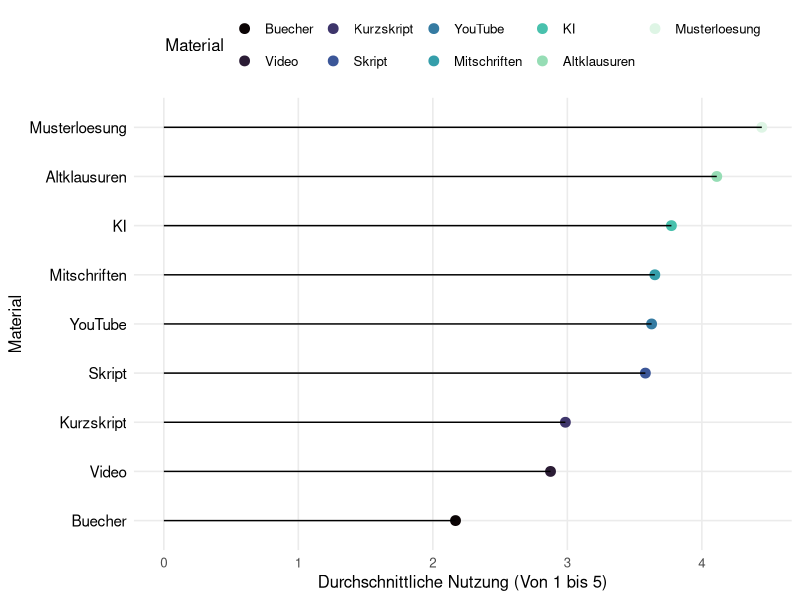
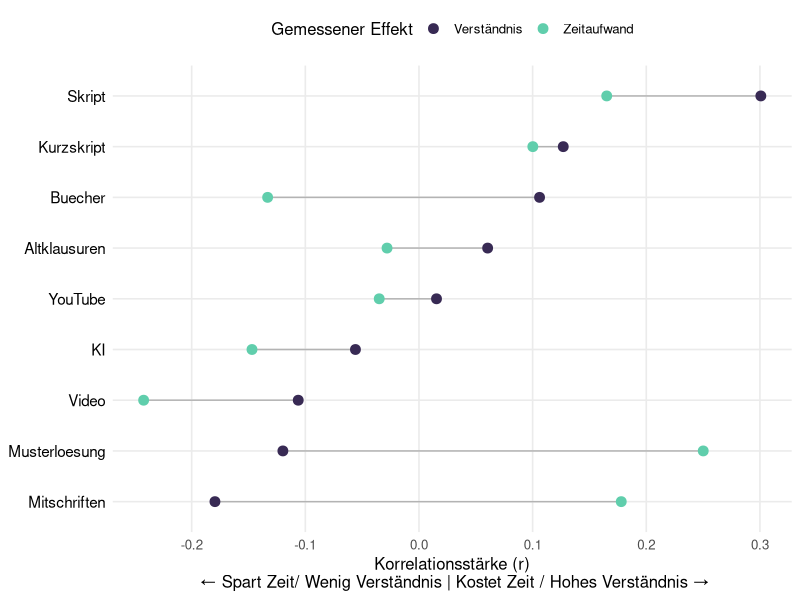
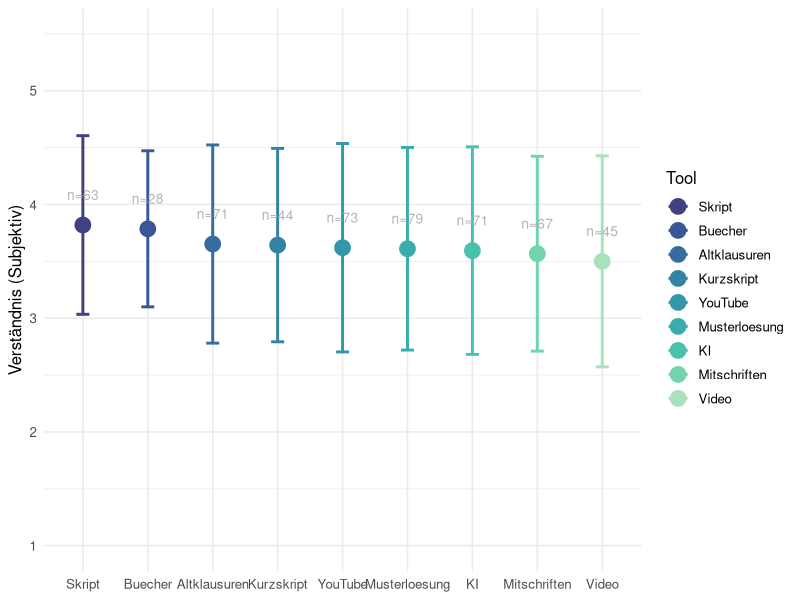
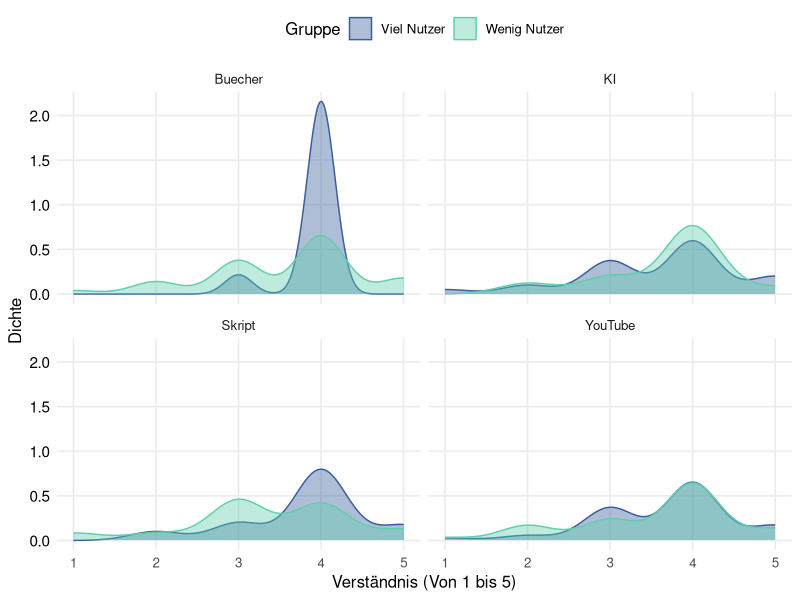

Reproduce these figures in R, in order. (Note: this script raises an error after producing the figures.)

#Library installieren 
library(tidyverse)

#Reinladen der Umfrage ins global Enviorment
survey.data <- read.csv("results-survey_cleaned.csv")

#Frage/Plot 1 - Ein abbild zeigen von dem was wir eigentlich grade Nutzen
#Die Idee hinter diesem Plot ist für die Analyse dann um den Roten Faden zu halten erstmal zu zeigen was 
#die Studenten eigentlich Nutzen, damit wir nachher Zeigen können das obwohl KI und Digitale Lernmittel
#häufig genutzt werden sie nicht mit einer erfahrung

#Wir extrahieren die passenden Informationen aus unserer Umfrage für unseren Plot
plot.1.data <- survey.data %>%
  #Wir wählen uns die wichtigen Daten aus der Befragung aus (Hier: Die Daten zur Nutzung)
  select(starts_with("Nutzung")) %>%
  #Wir fassen alles zusammen indem wir den Durschnitt für alle mittel ausrechnen und fehlende Werte entfernen
  summarise(across(everything(), mean, na.rm = TRUE)) %>%
  #Wir Formen unser Material um damit wir das ganze mit ggplot vernünftig erstellen 
  #können und bennen Material und den Score richtig um 
  pivot_longer(everything(), names_to = "Material", values_to = "Score") %>%
  #Wir entfernen von den Spalten die bleibsel der csv Datei und Sortieren
  #es so das zuerst die Materialspalte und dann die Scorespalte kommt
  mutate(
    Material = str_remove_all(Material, "Nutzung_|_Num"),
    Material = fct_reorder(Material, Score)
  )

#Wir erstellen unseren Plot für das erste Thema 
ggplot(plot.1.data, aes(x = Score, y = Material)) +
  #Wir erstellen einen kleinen Punkt an der Spitze der Nutzung
  geom_point(size = 3, aes(color = Material)) +
  #Wir zeichnen eine Linie die bis zu dem eben gezeichneten Punkt geht 
  geom_segment(aes(
    x = 0,
    xend = Score,
    y = Material,
    yend = Material
  )) +
  #Hinzufügen von Achsenbeschriftungen
  labs(x = "Durchschnittliche Nutzung (Von 1 bis 5)",
       y = "Material") +
  #Minimal Theme und Farbpallete für Optik vom Plots
  theme_minimal(base_size = 12) +
  theme(
    legend.position = "top", 
    panel.grid.minor = element_blank(),
    plot.title = element_text(face = "bold", size = 16), 
    axis.text.y = element_text(color = "black", size = 11)
  ) +
  scale_color_viridis_d(option = "mako") 

#Frage/Plot 2 - Zeigen das viele Studenten sich Zeitersparnis beim Studium wünschen

#Um für diese Frage einen guten Plot zu erstellen müssen wir uns erstmal
#anschauen wie Zeitaufwand und Material Korrelieren

cor.time <- survey.data %>%
  summarise(across( 
    starts_with("Nutzung"), #Für alle Spalten die mit "Nutzung" anfangen in der csv
    ~ cor(.x, Effekt_Zeitaufwand_Num, use = "complete.obs") #Berechnen wir die Korrelation mit dem Zeitaufwand
  )) %>%
  #Wir beschriften unsere Zeilen wieder um und formen sie in lange Reihen um
  pivot_longer(everything(), names_to = "Material", values_to = "Zeit.Effekt")

#jetzt bauen wir diese Korrelationswerte auch für den zusammenhang mit dem Verständnis zusammen

cor.understanding <- survey.data %>%
  summarise(across( 
    starts_with("Nutzung"), #Wir nehmen uns wieder alle Nutzungsspalten
    ~ cor(.x, Qualitaet_Verstehen_Num, use = "complete.obs") #Berechnen nur diesesmal die Korrelation mit dem Verständnis
  )) %>%
  
  #Wir beschriften unsere Zeilen wieder um und formen sie in lange Reihen um
  pivot_longer(everything(), names_to = "Material", values_to = "Verstaendnis.Effekt")


#jetzt haben wir die Korrelationsdaten von Zeit und Verständnis wir wollen jetzt diese
#Kombinieren in einen Datensatz den wir dann in ggplot übergeben können

plot.2.data <- left_join(cor.time, cor.understanding, by = "Material") %>%
  mutate(
    Material = str_remove_all(Material, "Nutzung_|_Num"), #Wir entfernen wieder die Umfrage überbleibsel
    Material = fct_reorder(Material, Verstaendnis.Effekt) #Und ordnen die Spalten dann neu an 
  )

#Jetzt können wir unseren finalen ggplot Erstellen das hier wird ein Dumbell Plot 
ggplot(plot.2.data) +
  
  #Dieser Teil baut die Linie in der mitte die die Beiden Korrelationswerte miteinander verbindet 
  geom_segment(aes(
    y = Material, yend = Material,
    x = Zeit.Effekt, xend = Verstaendnis.Effekt
  ), color = "grey70") +
  
  #Hier erstellen wir den Punkt für die Zeit auf dem Graphen
  geom_point(aes(x = Zeit.Effekt, y = Material, color = "Zeitaufwand"), size = 3) +
  
  #Das Hier ist der Punkt für das Verständnis
  geom_point(aes(x = Verstaendnis.Effekt, y = Material, color = "Verständnis"), size = 3) +
  
  #Hier nehmen wir unsere Standard Farbpalette 
  scale_color_viridis_d(option = "mako", begin = 0.2, end = 0.8) +
  #Wir erstellen Überschrift und Achsenbeschriftungen für die Verständnis
  labs(
       x = "Korrelationsstärke (r)\n ← Spart Zeit/ Wenig Verständnis | Kostet Zeit / Hohes Verständnis →",
       y = NULL,
       color = "Gemessener Effekt"
  ) +
  #Wir editieren unser Theme minimal etwas damit es unseren Anforderungen entspricht
  theme_minimal(base_size = 12) +
  theme(
    legend.position = "top", #Sorgt dafür das die Legende oben ist 
    panel.grid.minor = element_blank(),
    plot.title = element_text(face = "bold", size = 16), #Überschrift Makieren und Richtige Größe einstellen 
    axis.text.y = element_text(color = "black", size = 11) #Achsenbeschriftung einfärben und Größe Richtig bestimmen
  )

#Frage/Plot 3 - Welche Materialien Korrelieren Tatsächlich mit dem Gefühl des Veständnis

plot.3.data <- survey.data %>%
  
  #Wir brauchen das verständnis und alle Nutzungs-Spalten
  select(Qualitaet_Verstehen_Num, starts_with("Nutzung")) %>%
  
  #Wir drehen wieder für ggplot die Daten damit alles untereinander steht 
  pivot_longer(
    cols = starts_with("Nutzung"),
    names_to = "Tool",
    values_to = "Haeufigkeit"
  ) %>%
  
  #Wir räumen wieder die Namen auf 
  mutate(Tool = str_remove_all(Tool, "Nutzung_|_Num")) %>%
  
  #Wir filtern alle die das Tool regelmäßig Nutzen
  filter(Haeufigkeit >= 3) %>%
  
  #Wir rechnen absofort pro Tool
  group_by(Tool) %>%
  
  #Jetzt berechnen wir die Werte die wir für den Plot eigentlich brauchen
  summarise(
    Note = mean(Qualitaet_Verstehen_Num, na.rm = TRUE), #Berechnung des Durchschnitts
    Streuung = sd(Qualitaet_Verstehen_Num, na.rm = TRUE), #Fehlerbalken
    Anzahl.User = n() #Wir zeigen an wie viele Nutzer es gab so kann man die aussagekräftigkeit besser einschätzen
  ) %>%
  
  #Sortieren die Notes so das die beste vorne steht 
  mutate(Tool = fct_reorder(Tool, Note, .desc = TRUE))


#Jetzt erstellen wir unseren Mean/Error Plot 
ggplot(plot.3.data, aes(x = Tool, y = Note, color = Tool)) +
  
  #Zuerst erstellen wir den Fehlerbalken
  geom_errorbar(aes(ymin = Note - Streuung, ymax = Note + Streuung),
                width = 0.2, size = 1) +
  #Der Punkt welcher unseren durchschnittswert darstellt 
  geom_point(size = 5) +
  
  #Text Label damit man sieht wie viele Leute zu einer Häufigen Lerngruppe gehören
  geom_text(aes(label = paste0("n=", Anzahl.User)),
            vjust = -2.5, size = 3.5, color = "grey70") +
  
  #Auswählen der Farbpalette
  scale_colour_viridis_d(option = "mako", begin = 0.3, end = 0.9) +
  
  #Jezt fixieren wir die Achsen 
  scale_y_continuous(limits = c(1, 5.5), breaks = 1:5) +
  
  #Beschriftung(WIP)
  labs(
    y = "Verständnis (Subjektiv)",
    x = NULL 
  ) +
  theme_minimal(base_size = 12)


#Frage/Plot 4 - Macht es einen unterschied für die Note, ob ich ein Tool viel oder wenig nutze?

#Wir erstellen hierfür einen Density Plot, ursprünglich wollte ich nen einfachen 
#Boxplot verwenden aber das war mir ein wenig zu langweilig

#Wir starten wie immer mit unserer datenumformung
plot.4.data <- survey.data %>%
  
  #Wir wählen die Zeilen aus die wir brauchen das Verständnis und Nutzung 
  #von KI und Youtube im Vergleich mit Skript und Büchern
  select(Qualitaet_Verstehen_Num,
         Nutzung_Skript_Num,
         Nutzung_KI_Num,
         Nutzung_YouTube_Num,
         Nutzung_Buecher_Num) %>%
  
  #Wir drehen die Daten wieder für den ggplot
  pivot_longer(cols = starts_with("Nutzung"),
               names_to = "Tool",
               values_to = "Haeufigkeit") %>%
  
  #Wir machen unseren Datensatz wieder für den Plot "sauber"
  mutate(Tool = str_remove_all(Tool, "Nutzung_|_Num")) %>%
  
  #Wir entfernen alle NAs
  drop_na(Haeufigkeit) %>%
  
  #Jetzt unterscheiden wir die Studenten in 2 Gruppen
  mutate(Gruppe = if_else(Haeufigkeit >= 4,
                          "Viel Nutzer",
                          "Wenig Nutzer")) %>%
  
  #Wir filtern Tool nur nach den Tools die wir tatsächlich haben wollen in unserem Violinen Plot
  filter(Tool %in% c("Skript", "KI", "YouTube", "Buecher"))

#Jetzt erstellen wir unseren density Plot 
ggplot(plot.4.data, aes(x = Qualitaet_Verstehen_Num, fill = Gruppe, color = Gruppe)) +
  
  #Wir erstellen unseren density Plot mit alpha = 0.4 damit die Hügel transperent sind 
  geom_density(alpha = 0.4) +
  
  #Dieser Befehl sorgt dafür das wir sozusagen mini Plots für jedes der Materialien erstellen 
  facet_wrap(~Tool) +
  
  #Hier nehmen wir unsere Standard Farbpalette 
  scale_fill_viridis_d(option = "mako", begin = 0.4, end = 0.8) +
  scale_color_viridis_d(option = "mako", begin = 0.4, end = 0.8) +
  
  #Wir erstellen Überschrift und Achsenbeschriftungen für die Verständnis
  labs(
       x = "Verständnis (Von 1 bis 5)",
       y = "Dichte",
       fill = "Gruppe"
  ) +
  
  #Wir editieren unser Theme minimal etwas damit es unseren Anforderungen entspricht
  theme_minimal(base_size = 12) +
  theme(
    legend.position = "top", #Sorgt dafür das die Legende oben ist 
    panel.grid.minor = element_blank(),
    plot.title = element_text(face = "bold", size = 16), #Überschrift Makieren und Richtige Größe einstellen 
    axis.text.y = element_text(color = "black", size = 11) #Achsenbeschriftung einfärben und Größe Richtig bestimmen
  )

#Frage4.5/Plot4.5 - Mit welchen Effekten Korrelieren die Arbeitsmaterialien
#Es fehlt zwischen PLot 4 und 5 für die Argumentation unserer These der Übergang deswegen
#gucken wir uns jetzt an wie die Materialien mit den Effekten zusammenhängen die für die Zufriedenheit sorgen können

plot.4.5.data <- survey.data %>%
  #Wir wählen wieder unsere gebrauchten Eigenschaften aus, 
  #wir nehmen nicht alle Effekte weil unsere Plots sonst zu unübersichtlich werden
  select(starts_with("Nutzung_"),
         Effekt_Sicherheit_Num,
         Effekt_Stress_Num,
         Effekt_Zeitaufwand_Rev,
         Qualitaet_Verstehen_Num) %>%
  
  #Wir entfernen alle NAs 
  drop_na() %>%
  
  #Wir berechnen die Korrelation zwischen all diesen Werten
  cor() %>%
  
  #Hier wieder unser trick aus Plot 4 um die Daten ins richtige Format zu rücken
  as.table() %>%
  as.data.frame() %>%
  
  #Jetzt filtern wir die Korrelationen die wir tatsächlich haben wollen
  filter(str_detect(Var1, "Nutzung"), !str_detect(Var2, "Nutzung")) %>%
  
  #Wir machen unsere Namen für die Plots wieder schön 
  mutate(
    Tool = str_remove_all(Var1, "Nuztung_|_Num"),
    
    #Wir entfernen auch noch andere Überbleibsel 
    Effekt = str_remove_all(Var2, "Effekt_|Qualitaet_|Nutzung_|_Num|_Rev")
  )

ggplot(plot.4.5.data, aes (x = Freq, y = reorder(Tool, Freq), fill = Tool)) +
  #Hiermit erstellen wir unsere Balken
  geom_col() +
  
  #Das hier sorgt dafür das wir wieder viele
  facet_wrap(~Effekt, scales = "free_x") +
  scale_fill_viridis_d(option = "mako", begin = 0.4, end = 0.8) +
  geom_vline(xintercept = 0, linetype = "dashed", color = "grey70") +
  labs(
    x = "Stärke des Zusammenhangs (GGrößer ist besser)",
    y = NULL
  ) +
  theme_minimal(base_size = 12) +
  theme(
    legend.position = "none",
    panel.grid.minor = element_blank(),
    strip.text = element_text(face = "bold", size = 11)
  )

#Plot/Frage 5 - Wie Korrelieren Qualitäts und Effekteigenschaften mit der Zufriedenheit
plot.5.data.cor <- survey.data %>%
  
  #Wir suchen alle Eigenschaften raus die mit der Zufriedenheit interessant korrelieren könnten
  select(starts_with("Qualitaet_"), starts_with("Effekt_"), Zufriedenheit_Score) %>%
  
  #Wir entfernen alle Fehlenden Werte für den Plot 
  drop_na() %>%
  
  #Wir berechnen die Korrelation zwischen allen werten
  cor() %>%
  
  #Formen die Matrix zuerst in eine Tabelle und dann in einen Data Frame um 
  as.table() %>%
  as.data.frame() %>%
  
  #Wir filtern alle Korrelationen heraus so dass nurnoch die wichtigen Dinge übrig sind 
  filter(Var1 != "Zufriedenheit_Score", Var2 == "Zufriedenheit_Score") %>%
  
  mutate(
    Faktor = str_remove_all(Var1, "Qualitaet_|Effekt_|_Num|_Rev"),
  ) %>%
  
  mutate(Faktor = fct_reorder(Faktor, Freq)) 

#Da wir in der ersten Transformation die Daten schon umgebaut haben mit correlationen
#holen wir uns jetzt noch die anderen Sachen die wir brauchen für den finalen Tornado Plot 

plot.5.data.cor.2 <- survey.data %>%
  #Wir wählen wieder alle Spalten aus die wir brauchen 
  select(starts_with("Nutzung_"),
         Effekt_Sicherheit_Num,
         Effekt_Stress_Num,
         Effekt_Zeitaufwand_Rev,
         Qualitaet_Verstehen_Num) %>%
  #Wir entfernen alle na werte damit wir später keine Probleme bekommen
  drop_na() %>%
  
  #Wir berechnen von diesen Aspekten die Korrelationen
  cor() %>%
  
  #Wir wenden wieder unseren Umformatierungstrick an
  as.table() %>%
  as.data.frame() %>%
  filter(
    str_detect(Var1, "Nutzung"),
    !str_detect(Var2, "Nutzung")
  ) %>%
  mutate(
    Tool = str_remove_all(Var1, "Nutzung_|_Num"),
    Effekt = str_remove_all(Var2, "Effekt_|Qualitaet_|_Num|_Rev")
  )

ggplot(plot.5.data.cor.2, aes(x = Freq, y = reorder(Effekt, Freq), fill = Effekt)) +
  geom_col() +
  facet_wrap(~Tool, ncol = 3) +
  scale_fill_viridis_d(option = "mako", begin = 0.3, end = 0.8) +
  geom_vline(xintercept = 0, linetype = "dashed", color = "grey70") +
  labs(
    x = "Korrelation (r) (Höher ist hier immer besser)",
    y = NULL
  ) +
  theme_minimal(base_size = 12)
